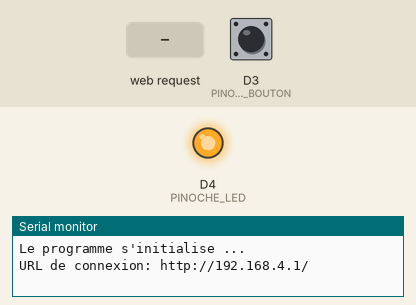
Bench run of a sketch on a simulated ESP8266 (NodeMCU). On the bench: output pins drawn as LEDs (lit = HIGH), the last lines printed to the serial monitor. Inputs (shaded band) come from the test bench; at power-on: D3 (PINOCHE_BOUTON) HIGH.

Above: at 1.2 s.
1.3 s: D3 (PINOCHE_BOUTON) pulled LOW for 0.15 s
At 1.6 s:
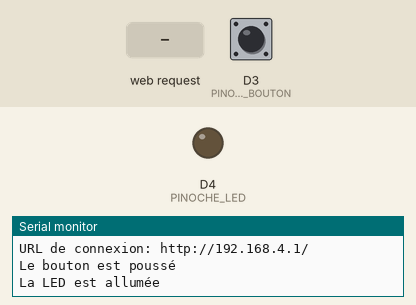
4.4 s: D3 (PINOCHE_BOUTON) pulled LOW for 1 s
At 5.1 s:
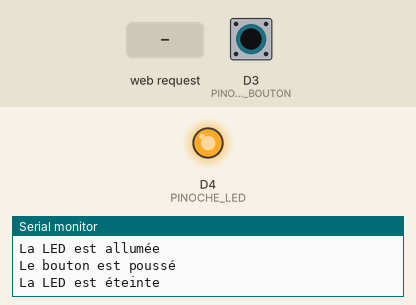
6.9 s: D3 (PINOCHE_BOUTON) pulled LOW for 3.2 s
At 8.2 s:
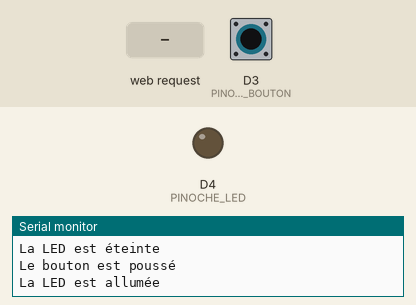
11.6 s: HTTP request GET /LED=OFF received
At 12.8 s:
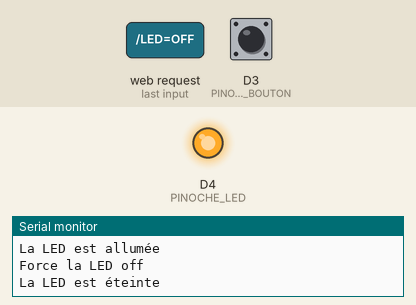
13.1 s: HTTP request GET /LED=INVERSE received
At 14.2 s:
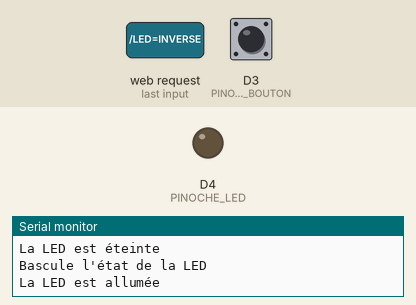
Timing chart, 0 to 15.6 s (numbered marks = the images above; inputs shaded):
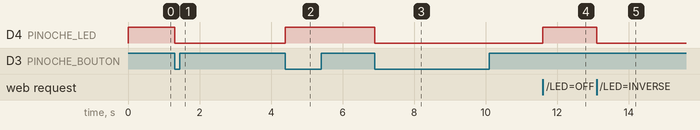

Measured:
- after the input at 1.3 s, D4 (PINOCHE_LED): HIGH → LOW at once
- after the input at 4.4 s, D4 (PINOCHE_LED): LOW → HIGH at once
- after the input at 6.9 s, D4 (PINOCHE_LED): HIGH → LOW at once
- after the input at 11.6 s, D4 (PINOCHE_LED): LOW → HIGH at once
- after the input at 13.1 s, D4 (PINOCHE_LED): HIGH → LOW at once

The sketch:

12-WebAsynchrone.ino
```cpp
// (licence header left out)
#define DEBUG                                               // Trace des états et actions

#define PINOCHE_BOUTON D3                                   // Entrée ESP du bouton
#define PINOCHE_LED D4                                      // Sortie ESP de la LED
#define BOUTON_PULL_UP false                                // Bouton sans tirage au niveau haut
#define ALLUME_LED LOW                                      // LED allumée à l'état BAS
#define ETEINS_LED HIGH                                     // LED éteinte à l'état HAUT
#define BOUTON_ANTI_REBOND (50)                             // Anti-rebond à 50 ms
#define BOUTON_BAS true                                     // Bouton actif au niveau bas

#include <EasyButton.h>                                     // Librairie Easy Button
#include <ESP8266WiFi.h>                                    // Librairie Wifi
#include <ESPAsyncWebServer.h>                              // Librairie serveur Web asynchrone

// Définition du nom du point d'accès à créer
const char* ssid = "WIFI_SERVEUR_WEB";
const char* password = "PASSWORD";

// Classe serveur Web asynchrone
AsyncWebServer serveurWeb(80);                              // Utiliser le port 80

// Variables
int etatLed = ETEINS_LED;                                   // État initial de la LED

// Classe Easy Button
EasyButton bouton(PINOCHE_BOUTON, BOUTON_ANTI_REBOND, BOUTON_BAS, BOUTON_PULL_UP);

// Aligne l'étt de la LED avec le contenu de la variable etatLed
void modifieLed() {
    digitalWrite(PINOCHE_LED, etatLed);                     // Écrire le nouvel état de la LED
    #ifdef DEBUG
        if (etatLed == ALLUME_LED) {                        // Est-ce que la LED est allumée ?
            Serial.println("La LED est allumée");
        } else {
            Serial.println("La LED est éteinte");
        }
    #endif
}

// Renvoie l'état de la LED
void afficheEtat(AsyncWebServerRequest *requete) {
    String message = "";                                    // Contenu de la réponse
    message += "<!DOCTYPE HTML>\n";                         // Document de type HTML
    message += "<meta charset=\"UTF-8\">\n";                // Indiquer qu'on utilise des caractères accentués
    message += "<html>\n";                                  // Début du HTML
    message += "Bienvenue sur le serveur Web de test du FabLab !<br>\n";    // Message
    message += "<br><br>\n";
    message += "La LED est ";
    message += etatLed == ALLUME_LED ? "allumée":"éteinte";
    message += "\n<br><br>";
    message += "<a href=\"/LED=ON\"\"><button>Allumer</button></a>\n";
    message += "<a href=\"/LED=OFF\"\"><button>Éteindre</button></a>\n";
    message += "<a href=\"/LED=INVERSE\"\"><button>Inverser</button></a>\n";
    message += "</html>\n";                                 // Fin du HTML
    requete->send_P(200, "text/html", message.c_str());
}

// Routine activée lors de la réception de la commande /LED=ON
void setLedOn(AsyncWebServerRequest *requete) {
    #ifdef DEBUG
        Serial.println("Force la LED on");
    #endif
    etatLed = ALLUME_LED;
    modifieLed();
    afficheEtat(requete);
}

// Routine activée lors de la réception de la commande /LED=OFF
void setLedOff(AsyncWebServerRequest *requete) {
    #ifdef DEBUG
        Serial.println("Force la LED off");
    #endif
    etatLed = ETEINS_LED;
    modifieLed();
    afficheEtat(requete);
}
// Routine activée lors de la réception de la commande /LED=INVERSE
void setLedInverse(AsyncWebServerRequest *requete) {
    #ifdef DEBUG
        Serial.println("Bascule l'état de la LED");
    #endif
    etatLed = !etatLed;
    modifieLed();
    afficheEtat(requete);
}

// Routine activée lors de l'appui sur le bouton
void appuiBouton() {
    #ifdef DEBUG
        Serial.println("Le bouton est poussé");             // Tracer l'état du bouton
    #endif
    etatLed = ! etatLed;                                    // Oui, inverser l'état de la LED
    modifieLed();
}

// Initialisation au lancement du programme
void setup() {
    #ifdef DEBUG
        Serial.begin(74880);                                // Initialise le port série à 74880 bds (~ 7.500 caractères par seconde)
        Serial.println("Le programme s'initialise ...");
    #endif
    digitalWrite(PINOCHE_LED, ETEINS_LED);                  // Éteins la LED
    pinMode(PINOCHE_LED, OUTPUT);                           // Définit la pinoche de la LED en sortie
    bouton.begin();                                         // Lance la gestion du bouton
    bouton.onPressed(appuiBouton);                          // Routine à appeler lors de l'appui sur le bouton
    WiFi.softAP(ssid, password);                            // Démarrer un point d'accès Wifi

    #ifdef DEBUG
        Serial.print("URL de connexion: http://");
        Serial.print(WiFi.softAPIP());                      // Afficher l'adresse IP de ce serveur
        Serial.println("/");
    #endif

    serveurWeb.on("/", HTTP_GET, afficheEtat);              // Routines réalisant les différente actions
    serveurWeb.on("/LED=ON", HTTP_GET, setLedOn);
    serveurWeb.on("/LED=OFF", HTTP_GET, setLedOff);
    serveurWeb.on("/LED=INVERSE", HTTP_GET, setLedInverse);

    serveurWeb.begin();                                     // Lancer le serveur Web
}

// Boucle permanente
void loop() {
    bouton.read();                                          // Passer la main à la classe EasyButton
}
```
